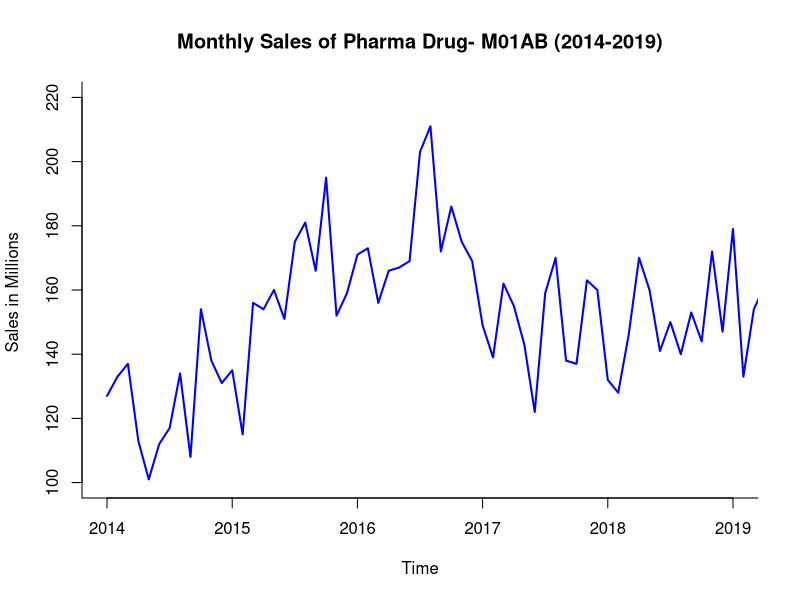
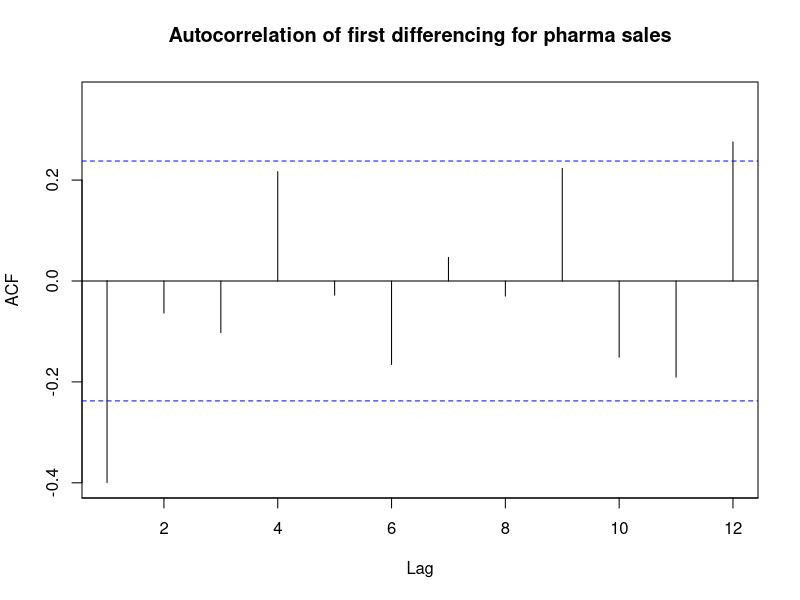
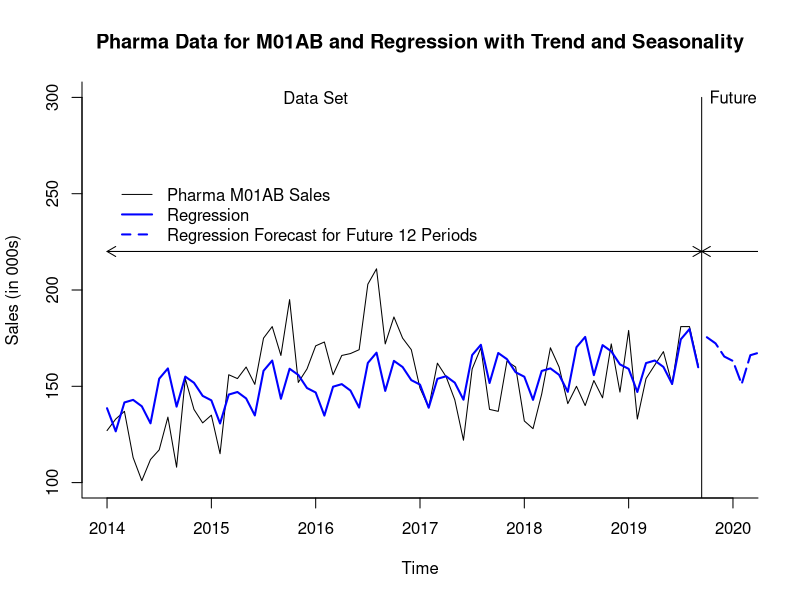
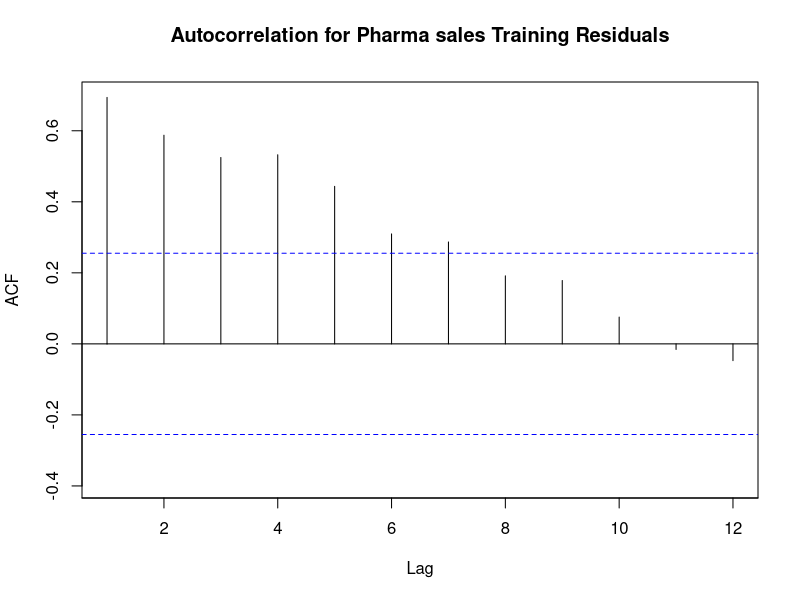
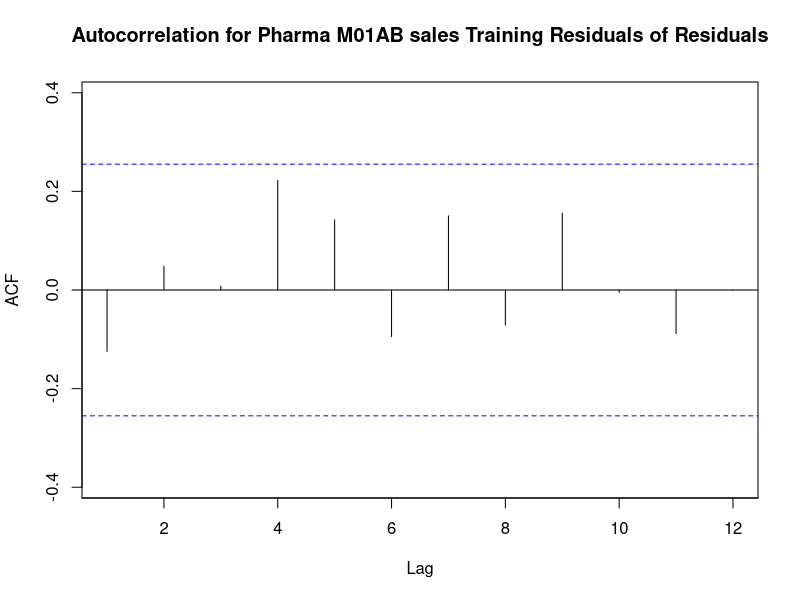
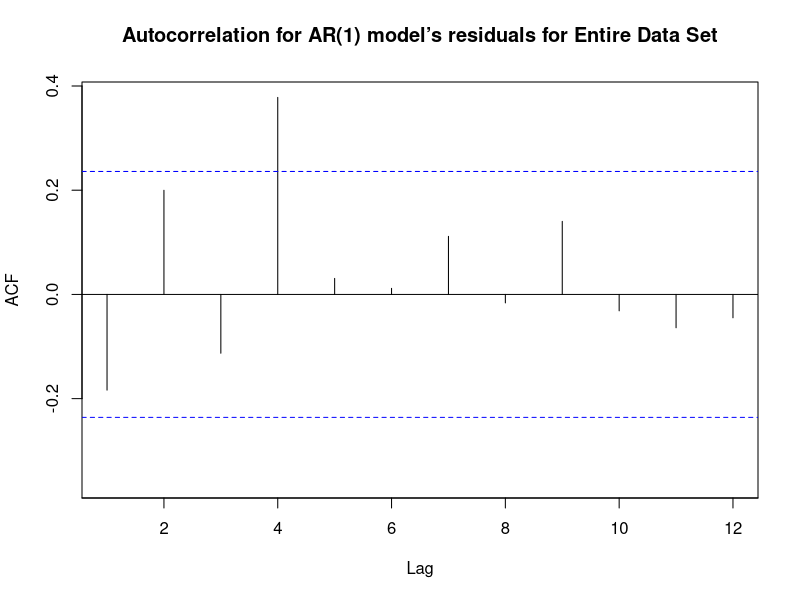
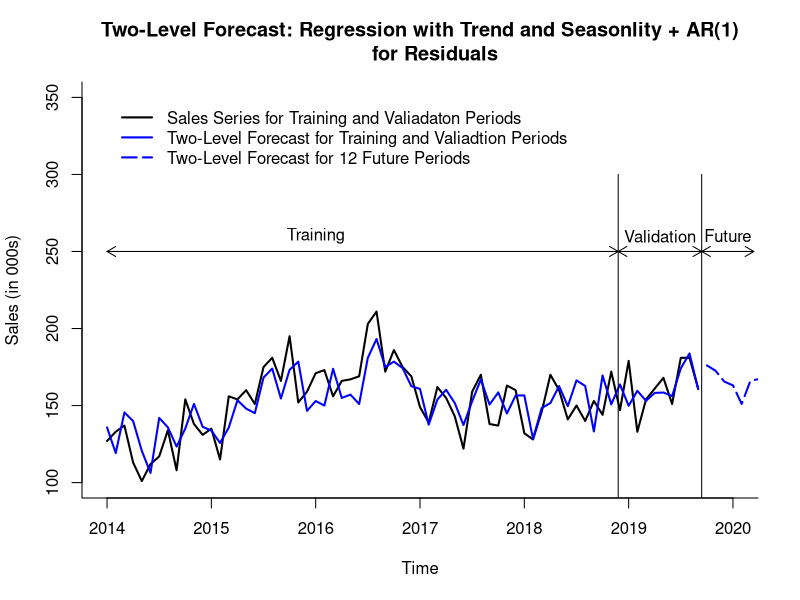
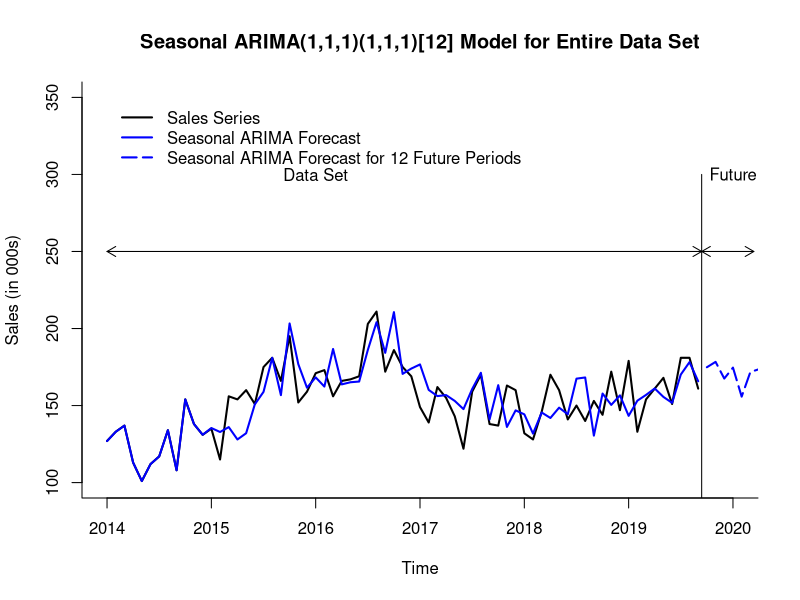

Generate these figures, in order, with R:
## 673_Time Series Analytics - Final Project
## USE FORECAST LIBRARY.

library(dplyr)
library(readr)
library(forecast)
library(zoo)

###################.  DataFrame Creation and Pre-processing     .####################

# Set working directory for locating files.
setwd("C:/Users/ishra/Downloads/BAN673")


# # Create data frame.
df <- read.csv("salesmonthly.csv")  # Adjust path as needed

# See the first 6 records of the file.
print(head(df))

# Check the structure of the data frame
str(df)

# Pre-processing step: Convert the M01AB column to numeric
df$M01AB <- as.numeric(as.character(df$M01AB))

# Convert the 'datum' column to Date type
df$datum <- as.Date(df$datum, format="%d-%m-%Y")

# Checking if the conversion is successful
summary(df$datum)

# Pre-processing step:Imputation- Subset to get only January entries
january_data <- df[format(df$datum, "%m") == "01",]
january_data

# Calculate the average for January 
average_january <- mean(january_data$M01AB[january_data$M01AB != 0], na.rm = TRUE)
print(average_january)  # Ensure this is a reasonable number and not NA or 0

# Impute the missing value
df$M01AB[df$datum == as.Date("2017-01-31")] <- average_january

# View the updated data
print(head(df))

# Pre-processing step:Convert M01AB column from float to integer
df$M01AB <- as.integer(df$M01AB)

# Check the result of the conversion
print(head(df))

## USE ts() FUNCTION TO CREATE TIME SERIES DATA SET.
# Function ts() takes three arguments: start, end, and freq.
# With monthly data, frequency (freq) of periods in a season (year) is 12. 
# Arguments start and end are pairs: (season number, period number).
sales.ts <- ts(df$M01AB, 
                 start = c(2014, 1), end = c(2019, 9), freq = 12)
sales.ts

###################. Check for predictability     .####################

# Use plot() function to create a data plot of the historical data.
plot(sales.ts, 
     xlab = "Time", 
     ylab = "Sales in Millions ", 
     xaxt = "n",
     ylim = c(100,220) ,
     bty = "l",
     xlim = c(2014, 2019),
     main = "Monthly Sales of Pharma Drug- M01AB (2014-2019)", 
     lwd = 2,
     col = "blue")

axis(1, at = seq(2014, 2019, by = 1), labels = seq(2014, 2019, by = 1))

# Define the numbers of months in the training and validation sets,
# nTrain and nValid, respectively.
nValid <- 10 
nTrain <- length(sales.ts) - nValid
train.ts <- window(sales.ts, start = c(2014, 1), end = c(2014, nTrain))
train.ts
valid.ts <- window(sales.ts, start = c(2014, nTrain + 1), 
                   end = c(2014, nTrain + nValid))
valid.ts

# Use Arima() function to fit AR(1) model for Walmart Revenue
# The ARIMA model of order = c(1,0,0) gives an AR(1) model.
M01AB_sales.ar1<- Arima(sales.ts, order = c(1,0,0))
summary(M01AB_sales.ar1)

# Checking the predictability of the pharma M01AB sales data
# Approach 1 for predictability

# Apply z-test to test the null hypothesis that beta 
# coefficient of AR(1) is equal to 1.
ar1 <- 0.5807
s.e. <- 0.0975
null_mean <- 1
alpha <- 0.05
z.stat <- (ar1-null_mean)/s.e.
z.stat
p.value <- pnorm(z.stat)
p.value
if (p.value<alpha) {
  "Reject null hypothesis"
} else {
  "Accept null hypothesis"
}

# Create first difference of Pharma sales data using diff() function.
diff.sales <- diff(sales.ts, lag = 1)
diff.sales

# Approach 2 for predictability

# Use Acf() function to identify autocorrelation for first differenced
# pharma sales data and plot autocorrelation for different lags 
# (up to maximum of 12).
Acf(diff.sales, lag.max = 12, 
    main = "Autocorrelation of first differencing for pharma sales")

###################.  Model: Trailing MA     .####################

# Develop 3 trailing MAs with the window width of 4, 6, and 12 for the training partition
# In rollmean(), use argument align = "right" to calculate a trailing MA.
ma.trailing_4 <- rollmean(train.ts, k = 4, align = "right")
ma.trailing_6 <- rollmean(train.ts, k = 6, align = "right")
ma.trailing_12 <- rollmean(train.ts, k = 12, align = "right")

# Create forecast for the validation data for the window widths 
# of k = 4, 5, and 12. 
ma.trail_4.pred <- forecast(ma.trailing_4, h = nValid, level = 0)
ma.trail_6.pred <- forecast(ma.trailing_6, h = nValid, level = 0)
ma.trail_12.pred <- forecast(ma.trailing_12, h = nValid, level = 0)
ma.trail_12.pred

# Use accuracy() function to identify common accuracy measures.
# Use round() function to round accuracy measures to three decimal digits.
round(accuracy(ma.trail_4.pred$mean, valid.ts), 3)
round(accuracy(ma.trail_6.pred$mean, valid.ts), 3)
round(accuracy(ma.trail_12.pred$mean, valid.ts), 3)

###################.Model: Linear Trend & Seasonality + trailing MA for residuals .####################

# Fit a regression model with linear trend and seasonality for
# training partition. 
trend.seas <- tslm(train.ts ~ trend + season)
summary(trend.seas)

# Create regression forecast with trend and seasonality for 
# validation period.
trend.seas.pred <- forecast(trend.seas, h = nValid, level = 0)
trend.seas.pred

# Identify and display regression residuals for training
# partition (differences between actual and regression values 
# in the same periods).
trend.seas.res <- trend.seas$residuals
trend.seas.res

# Apply trailing MA for residuals with window width k = 3
# for training partition.
ma.trail.res <- rollmean(trend.seas.res, k = 3, align = "right")
ma.trail.res

# Regression residuals in validation period.
trend.seas.res.valid <- valid.ts - trend.seas.pred$mean
trend.seas.res.valid

# Create residuals forecast for validation period.
ma.trail.res.pred <- forecast(ma.trail.res, h = nValid, level = 0)
ma.trail.res.pred

# Develop two-level forecast for validation period by combining  
# regression forecast and trailing MA forecast for residuals.
fst.2level <- trend.seas.pred$mean + ma.trail.res.pred$mean
fst.2level

# Create a table for validation period: validation data, regression 
# forecast, trailing MA for residuals and total forecast.
valid.df <- round(data.frame(valid.ts, trend.seas.pred$mean, 
                             ma.trail.res.pred$mean, 
                             fst.2level), 3)
names(valid.df) <- c("Monthly Sales", "Regression.Fst", 
                     "MA.Residuals.Fst", "Combined.Fst")
valid.df

# Use accuracy() function to identify common accuracy measures.
# Use round() function to round accuracy measures to three decimal digits.
round(accuracy(trend.seas.pred$mean, valid.ts), 3)
round(accuracy(fst.2level, valid.ts), 3)

# Fit a regression model with linear trend and seasonality for
# entire data set.
tot.trend.seas <- tslm(sales.ts ~ trend  + season)
summary(tot.trend.seas)

# Create regression forecast for future 12 periods.
tot.trend.seas.pred <- forecast(tot.trend.seas, h = 12, level = 0)
tot.trend.seas.pred

# Identify and display regression residuals for entire data set.
tot.trend.seas.res <- tot.trend.seas$residuals
tot.trend.seas.res

# Use trailing MA to forecast residuals for entire data set.
tot.ma.trail.res <- rollmean(tot.trend.seas.res, k = 3, align = "right")
tot.ma.trail.res

# Create forecast for trailing MA residuals for future 12 periods.
tot.ma.trail.res.pred <- forecast(tot.ma.trail.res, h = 12, level = 0)
tot.ma.trail.res.pred

# Develop 2-level forecast for future 12 periods by combining 
# regression forecast and trailing MA for residuals for future
# 12 periods.
tot.fst.2level <- tot.trend.seas.pred$mean + tot.ma.trail.res.pred$mean
tot.fst.2level

# Create a table with regression forecast, trailing MA for residuals,
# and total forecast for future 12 periods.
future12.df <- round(data.frame(tot.trend.seas.pred$mean, tot.ma.trail.res.pred$mean, 
                                tot.fst.2level), 3)
names(future12.df) <- c("Regression.Fst", "MA.Residuals.Fst", "Combined.Fst")
future12.df

# Plot regression residuals data and trailing MA based on residuals.
# Plot original  time series data and regression model.
plot(sales.ts, 
     xlab = "Time", ylab = "Sales (in 000s)", ylim = c(100, 300), 
     bty = "l", xlim = c(2014, 2020), lwd =1, xaxt = "n",
     main = "Pharma Data for M01AB and Regression with Trend and Seasonality") 
axis(1, at = seq(2014, 2020.25, 1), labels = format(seq(2014, 2020.25, 1)))
lines(tot.trend.seas$fitted, col = "blue", lwd = 2)
lines(tot.trend.seas.pred$mean, col = "blue", lty =5, lwd = 2)
legend(2014,260, legend = c("Pharma M01AB Sales", "Regression",
                             "Regression Forecast for Future 12 Periods"), 
       col = c("black", "blue" , "blue"), 
       lty = c(1, 1, 2), lwd =c(1, 2, 2), bty = "n")

# Plot on chart vertical lines and horizontal arrows describing
# entire data set and future prediction intervals.
lines(c(2019.70, 2019.70), c(0, 300))
text(2016,300, "Data Set")
text(2020, 300, "Future")
arrows(2014, 220, 2019.70, 220, code = 3, length = 0.1,
       lwd = 1, angle = 30)
arrows(2019.70, 220, 2020.9,220 , code = 3, length = 0.1,
       lwd = 1, angle = 30)

# Use accuracy() function to identify common accuracy measures.
# Use round() function to round accuracy measures to three decimal digits.
round(accuracy(tot.trend.seas.pred$fitted, sales.ts), 3)
round(accuracy(tot.trend.seas.pred$fitted+tot.ma.trail.res, sales.ts), 3)
round(accuracy((snaive(sales.ts))$fitted, sales.ts), 3)

###################.Mode 2: HOLT-WINTER'S (HW) EXPONENTIAL SMOOTHING  .####################

## HOLT-WINTER'S (HW) EXPONENTIAL SMOOTHING WITH PARTITIONED DATA, AUTOMATIC
## ERROR, TREND and SEASONALITY (ZZZ) OPTIONS, AND OPTIMAL PARAMETERS
## ALPHA, BETA, AND GAMMA.

# Create Holt-Winter's (HW) exponential smoothing for partitioned data.
# Use ets() function with model = "ZZZ", i.e., automatic selection of
# error, trend, and seasonality options.
# Use optimal alpha, beta, & gamma to fit HW over the training period.
hw.ZZZ <- ets(train.ts, model = "ZZZ")
hw.ZZZ

# Use forecast() function to make predictions using this HW model with 
# validation period (nValid). 
# Show predictions in tabular format.
hw.ZZZ.pred <- forecast(hw.ZZZ, h = nValid, level = 0)
hw.ZZZ.pred

## FORECAST WITH HOLT-WINTER'S MODEL USING ENTIRE DATA SET INTO
## THE FUTURE FOR 12 PERIODS.

# Create Holt-Winter's (HW) exponential smoothing for sales data set. 
# Use ets() function with model = "ZZZ", to identify the best HW option
# and optimal alpha, beta, & gamma to fit HW for the entire data period.
HW.ZZZ <- ets(sales.ts, model = "ZZZ")
HW.ZZZ # Model appears to be (M, Ad, M), with alpha = 0.5334, beta = 0.0014,
# gamma = 0.1441, and phi = 0.9698.

# Use forecast() function to make predictions using this HW model for
# 12 month into the future.
HW.ZZZ.pred <- forecast(HW.ZZZ, h = 12 , level = 0)
HW.ZZZ.pred

# Identify performance measures for HW forecast.
round(accuracy(HW.ZZZ.pred$fitted, sales.ts), 3)
round(accuracy((snaive(sales.ts))$fitted, sales.ts), 3)

###################.Mode 3: All Regression models  .#############################

## FIT REGRESSION MODEL WITH LINEAR TREND: MODEL 1. 
## FORECAST AND PLOT DATA, AND MEASURE ACURACY.

# Use tslm() function (time series linear model) to create regression model with 
# linear trend.
train.lin <- tslm(train.ts ~ trend)

# See summary of linear trend model and associated parameters.
summary(train.lin)

# Apply forecast() function to make forecast for validation period.
train.lin.pred <- forecast(train.lin, h = nValid, level = 0)
train.lin.pred

## FIT REGRESSION MODEL WITH QUADRATIC (POLYNOMIAL) TREND: MODEL 2. 
## FORECAST AND PLOT DATA, AND MEASURE ACCURACY.

# Use tslm() function to create quadratic (polynomial) trend model.
train.quad <- tslm(train.ts ~ trend + I(trend^2))

# See summary of quadratic trend model and associated parameters.
summary(train.quad)

# Apply forecast() function to make predictions for ts data in
# validation set.  
train.quad.pred <- forecast(train.quad, h = nValid, level = 0)
train.quad.pred

## FIT REGRESSION MODEL WITH SEASONALITY: MODEL 3. 
## FORECAST AND PLOT DATA, AND MEASURE ACCURACY.

# Use tslm() function to create seasonal model.
train.season <- tslm(train.ts ~ season)

# See summary of seasonal model and associated parameters.
summary(train.season)


# Apply forecast() function to make predictions for ts with 
# seasonality data in validation set.  
train.season.pred <- forecast(train.season, h = nValid, level = 0)
train.season.pred

## FIT REGRESSION MODEL WITH LINEAR TREND AND SEASONALITY: MODEL 4. 
## FORECAST AND PLOT DATA, AND MEASURE ACCURACY.

# Use tslm() function to create linear trend and seasonal model.
train.lin.season <- tslm(train.ts ~ trend + season)

# See summary of linear trend and seasonality model and associated parameters.
summary(train.lin.season)

# Apply forecast() function to make predictions for ts with 
# linear trend and seasonality data in validation set.  
train.lin.season.pred <- forecast(train.lin.season, h = nValid, level = 0)
train.lin.season.pred

## FIT REGRESSION MODEL WITH QUADRATIC TREND AND SEASONALITY: MODEL 5. 
## FORECAST AND PLOT DATA, AND MEASURE ACCURACY.

# Use tslm() function to create quadratic trend and seasonal model.
train.quad.season <- tslm(train.ts ~ trend + I(trend^2) + season)

# See summary of quadratic trend and seasonality model and associated parameters.
summary(train.quad.season)

# Apply forecast() function to make predictions for ts with 
# trend and seasonality data in validation set.  
train.quad.season.pred <- forecast(train.quad.season, h = nValid, level = 0)
train.quad.season.pred

# Use accuracy() function to identify common accuracy measures
# for the developed forecast in the validation period.
round(accuracy(train.lin.pred$mean, valid.ts),3)
round(accuracy(train.quad.pred$mean, valid.ts),3)
round(accuracy(train.season.pred$mean, valid.ts),3)
round(accuracy(train.lin.season.pred$mean, valid.ts),3)
round(accuracy(train.quad.season.pred$mean, valid.ts),3)

## FIT REGRESSION MODELS WITH LINEAR TREND, SEASONALITY AND LINEAR TREND 
## AND SEASONALITY FOR ENTIRE DATASET FOE 3 BEST PERFORMING MODELS.  
## FORECAST AND PLOT DATA, AND MEASURE ACCURACY.

# Use tslm() function to create linear trend model- Model 1
lin.trend <- tslm(sales.ts ~ trend)

# See summary of linear trend equation and associated parameters.
summary(lin.trend)

# Apply forecast() function to make predictions for ts with 
# linear trend  data in 12 future periods.
lin.trend.pred <- forecast(lin.trend, h = 12, level = 0)

# Use tslm() function to create regression model with linear trend and seasonality- Model 2
lin.season <- tslm(sales.ts ~ trend + season)

# See summary of linear trend and seasonality equation and associated parameters.
summary(lin.season)

# Apply forecast() function to make predictions for ts with 
# linear trend and seasonality data in 12 future periods.
lin.season.pred <- forecast(lin.season, h = 12, level = 0)
lin.season.pred

# Use tslm() function to create seasonal model- Model 3
lin.onlyseason <- tslm(sales.ts ~ season)

# See summary of seasonal model and associated parameters.
summary(lin.onlyseason)

# Apply forecast() function to make predictions for ts with 
# linear trend and seasonality data in 12 future periods.
lin.onlyseason.pred <- forecast(lin.onlyseason, h = 12, level = 0)

# Use accuracy() function to identify common accuracy measures
# for naive model, seasonal naive, and 3 best performing models in entire dataset 
round(accuracy(lin.trend.pred$fitted, sales.ts),3)
round(accuracy(lin.season.pred$fitted, sales.ts),3)
round(accuracy(lin.onlyseason.pred$fitted, sales.ts),3)
round(accuracy((naive(sales.ts))$fitted, sales.ts), 3)
round(accuracy((snaive(sales.ts))$fitted, sales.ts), 3)

# Use Acf() function to identify autocorrelation for the model residuals 
# (training), and plot autocorrelation for different 
# lags (up to maximum of 12).
Acf(train.lin.season.pred$residuals, lag.max = 12, 
    main = "Autocorrelation for Pharma sales Training Residuals")

###################.Model: Linear regression with trend and seasonality + AR(1) model for residuals  .###################

## USE Arima() FUNCTION TO CREATE AR(1) MODEL FOR TRAINING RESIDUALS.
## CREATE TWO-LEVEL MODEL WITH LINEAR TREND AND SEASONALITY MODEL 
## AND AR(1) RESIDUALS.
## PLOT DATA AND IDENTIFY ACCURACY MEASURES.

# Use Arima() function to fit AR(1) model for training residuals. The Arima model of 
# order = c(1,0,0) gives an AR(1) model.
# Use summary() to identify parameters of AR(1) model. 
res.ar1 <- Arima(train.lin.season$residuals, order = c(1,0,0))
summary(res.ar1)
res.ar1$fitted

# Use forecast() function to make prediction of residuals in validation set.
res.ar1.pred <- forecast(res.ar1, h = nValid, level = 0)
res.ar1.pred

# Use Acf() function to identify autocorrelation for the training 
# residual of residuals and plot autocorrelation for different lags 
# (up to maximum of 8).
Acf(res.ar1$residuals, lag.max = 12, 
    main = "Autocorrelation for Pharma M01AB sales Training Residuals of Residuals")

# Create two-level model's forecast with linear trend and seasonality 
# regression + AR(1) for residuals for validation period.

# Create data table with validation data, regression forecast
# for validation period, AR(1) residuals for validation, and 
# two level model results. 
valid.two.level.pred <- train.lin.season.pred$mean + res.ar1.pred$mean

valid.df <- round(data.frame(valid.ts, train.lin.season.pred$mean, 
                             res.ar1.pred$mean, valid.two.level.pred),3)
names(valid.df) <- c("Revenue", "Reg.Forecast", 
                     "AR(1)Forecast", "Combined.Forecast")
valid.df

# Use accuracy() function to identify common accuracy measures
round(accuracy(valid.two.level.pred, valid.ts),3)

## FIT REGRESSION MODEL WITH LINEAR TREND AND SEASONALITY 
## FOR ENTIRE DATASET. FORECAST AND PLOT DATA, AND MEASURE ACCURACY.

# Use tslm() function to create linear trend and seasonality model.
lin.season <- tslm(sales.ts ~ trend + season)

# See summary of linear trend equation and associated parameters.
summary(lin.season)

# Apply forecast() function to make predictions with linear trend and seasonal 
# model into the future 12 periods.  
lin.season.pred <- forecast(lin.season, h = 12, level = 0)
lin.season.pred

# Use Arima() function to fit AR(1) model for regression residuals.
# The ARIMA model order of order = c(1,0,0) gives an AR(1) model.
# Use forecast() function to make prediction of residuals into the future 12 periods.
residual.ar1 <- Arima(lin.season$residuals, order = c(1,0,0))
residual.ar1.pred <- forecast(residual.ar1, h = 12, level = 0)

# Use summary() to identify parameters of AR(1) model.
summary(residual.ar1)

# Use Acf() function to identify autocorrelation for the residuals of residuals 
# and plot autocorrelation for different lags (up to maximum of 12).
Acf(residual.ar1$residuals, lag.max = 12, 
    main = "Autocorrelation for AR(1) model’s residuals for Entire Data Set")

# Identify forecast for the future 12 periods as sum of linear trend and 
# seasonal model and AR(1) model for residuals.
lin.season.ar1.pred <- lin.season.pred$mean + residual.ar1.pred$mean
lin.season.ar1.pred

# Create a data table with linear trend and seasonal forecast 
# for 12 future periods,
# AR(1) model for residuals for 12 future periods, and combined 
# two-level forecast for 12 future periods. 
table.df <- round(data.frame(lin.season.pred$mean, 
                             residual.ar1.pred$mean, lin.season.ar1.pred),3)
names(table.df) <- c("Reg.Forecast", "AR(1)Forecast","Combined.Forecast")
table.df

# Plot historical data, predictions for historical data, and forecast 
# for 12 future periods.
plot(sales.ts, 
     xlab = "Time", ylab = "Sales (in 000s)", 
     ylim = c(100, 350), xaxt = "n",
     bty = "l", xlim = c(2014, 2020), lwd = 2,
     main = "Two-Level Forecast: Regression with Trend and Seasonlity + AR(1)
     for Residuals") 
axis(1, at = seq(2014, 2020, 1), labels = format(seq(2014, 2020, 1)))
lines(lin.season$fitted + residual.ar1$fitted, col = "blue", lwd = 2)
lines(lin.season.ar1.pred, col = "blue", lty = 5, lwd = 2)
legend(2014,350, legend = c("Sales Series for Training and Valiadaton Periods", 
                             "Two-Level Forecast for Training and Valiadtion Periods", 
                             "Two-Level Forecast for 12 Future Periods"), 
       col = c("black", "blue" , "blue"), 
       lty = c(1, 1, 5), lwd =c(2, 2, 2), bty = "n")

# plot on the chart vertical lines and horizontal arrows
# describing training, validation, and future prediction intervals.
# lines(c(2004.25 - 3, 2004.25 - 3), c(0, 2600))
lines(c(2018.90, 2018.90), c(0, 300))
lines(c(2019.70, 2019.70), c(0, 300))
text(2016, 260, "Training")
text(2019.3, 260, "Validation")
text(2019.95, 260, "Future")
arrows(2014, 250, 2018.9, 250, code = 3, length = 0.1,
       lwd = 1, angle = 30)
arrows(2018.9, 250, 2019.7, 250, code = 3, length = 0.1,
       lwd = 1, angle = 30)
arrows(2019.7, 250, 2020.2, 250, code = 3, length = 0.1,
       lwd = 1, angle = 30)

###################.Model: Seasonal ARIMA & Auto ARIMA .###################

## FIT ARIMA(1,1,1)(1,1,1) MODEL.
# Use Arima() function to fit ARIMA(1,1,1)(1,1,1) model for 
# trend and seasonality.
# Use summary() to show ARIMA model and its parameters.
train.arima.seas <- Arima(train.ts, order = c(1,1,1), 
                          seasonal = c(1,1,1)) 
summary(train.arima.seas)

# Apply forecast() function to make predictions for ts with 
# ARIMA model in validation set.    
train.arima.seas.pred <- forecast(train.arima.seas, h = nValid, level = 0)
train.arima.seas.pred

## FIT AUTO ARIMA MODEL.

# Use auto.arima() function to fit ARIMA model.
# Use summary() to show auto ARIMA model and its parameters.
train.auto.arima <- auto.arima(train.ts)
summary(train.auto.arima)

# Apply forecast() function to make predictions for ts with 
# auto ARIMA model in validation set.  
train.auto.arima.pred <- forecast(train.auto.arima, h = nValid, level = 0)
train.auto.arima.pred

# Use accuracy() function to identify common accuracy measures 
# for validation period forecast:

# (1) ARIMA(1,1,1)(1,1,1) model; and 
# (2) Auto ARIMA model.
round(accuracy(train.arima.seas.pred$mean, valid.ts), 3)
round(accuracy(train.auto.arima.pred$mean, valid.ts), 3)

## FIT SEASONAL ARIMA AND AUTO ARIMA MODELS FOR ENTIRE DATA SET. 
## FORECAST AND PLOT DATA, AND MEASURE ACCURACY.

# Use arima() function to fit seasonal ARIMA(1,1,1)(1,1,1) model 
# for entire data set.
# use summary() to show auto ARIMA model and its parameters for entire data set.
arima.seas <- Arima(sales.ts, order = c(1,1,1), 
                    seasonal = c(1,1,1)) 
summary(arima.seas)

# Apply forecast() function to make predictions for ts with 
# seasonal ARIMA model for the future 12 periods. 
arima.seas.pred <- forecast(arima.seas, h = 12, level = 0)
arima.seas.pred

# Plot historical data, predictions for historical data, and seasonal 
# ARIMA forecast for 12 future periods.
plot(sales.ts, 
     xlab = "Time", ylab = "Sales (in 000s)", 
     ylim = c(100, 350), xaxt = "n",
     bty = "l", xlim = c(2014, 2020), lwd = 2,
     main = "Seasonal ARIMA(1,1,1)(1,1,1)[12] Model for Entire Data Set") 
axis(1, at = seq(2014, 2020, 1), labels = format(seq(2014, 2020, 1)))
lines(arima.seas$fitted, col = "blue", lwd = 2)
lines(arima.seas.pred$mean, col = "blue", lty = 5, lwd = 2)
legend(2014,350, legend = c("Sales Series", 
                            "Seasonal ARIMA Forecast", 
                            "Seasonal ARIMA Forecast for 12 Future Periods"), 
       col = c("black", "blue" , "blue"), 
       lty = c(1, 1, 5), lwd =c(2, 2, 2), bty = "n")

# plot on the chart vertical lines and horizontal arrows
# describing training and future prediction intervals.
# lines(c(2004.25 - 3, 2004.25 - 3), c(0, 2600))
lines(c(2019.70, 2019.70), c(0, 300))
text(2016,300, "Data Set")
text(2020, 300, "Future")
arrows(2014, 250, 2019.70, 250, code = 3, length = 0.1,
       lwd = 1, angle = 30)
arrows(2019.70, 250, 2020.2,250 , code = 3, length = 0.1,
       lwd = 1, angle = 30)

# Use auto.arima() function to fit ARIMA model for entire data set.
# use summary() to show auto ARIMA model and its parameters for entire data set.
auto.arima <- auto.arima(sales.ts)
summary(auto.arima)

# Apply forecast() function to make predictions for ts with 
# auto ARIMA model for the future 12 periods. 
auto.arima.pred <- forecast(auto.arima, h = 12, level = 0)
auto.arima.pred

# Plot historical data, predictions for historical data, and Auto ARIMA 
# forecast for 12 future periods.
plot(sales.ts, 
     xlab = "Time", ylab = "Sales (in 000s)", 
     ylim = c(100, 350), xaxt = "n", 
     bty = "l", xlim = c(2014, 2020), lwd = 2,
     main = "Auto ARIMA Model for Entire Dataset") 
axis(1, at = seq(2014, 2020, 1), labels = format(seq(2014, 2020, 1)))
lines(auto.arima$fitted, col = "blue", lwd = 2)
lines(auto.arima.pred$mean, col = "blue", lty = 5, lwd = 2)
legend(2014,350, legend = c("M01AB Sales Series", 
                             "Auto ARIMA Forecast", 
                             "Auto ARIMA Forecast for 12 Future Periods"), 
       col = c("black", "blue" , "blue"), 
       lty = c(1, 1, 5), lwd =c(2, 2, 2), bty = "n")

# plot on the chart vertical lines and horizontal arrows
# describing training and future prediction intervals.
# lines(c(2004.25 - 3, 2004.25 - 3), c(0, 2600))
lines(c(2019.70, 2019.70), c(0, 300))
text(2016,300, "Data Set")
text(2020, 300, "Future")
arrows(2014, 250, 2019.70, 250, code = 3, length = 0.1,
       lwd = 1, angle = 30)
arrows(2019.70, 250, 2020.1,250 , code = 3, length = 0.1,
       lwd = 1, angle = 30)

###################.    Accuracy Measures    .###################

# MEASURE FORECAST ACCURACY FOR ENTIRE DATA SET.

# Use accuracy() function to identify common accuracy measures for:
# (1) Linear regression with trend and seasonality + trailing MA for residuals
# (2) linear trend and seasonality model only
# (3) two-level model (linear trend and seasonality model + AR(1) model for residuals),
# (4) Seasonal ARIMA (1,1,1)(1,1,1) Model,
# (5) Auto ARIMA Model,
# (6) naive forecast, and
# (7) Seasonal naive forecast

round(accuracy(tot.trend.seas.pred$fitted+tot.ma.trail.res, sales.ts), 3)
round(accuracy(lin.season$fitted, sales.ts), 3)
round(accuracy(lin.season$fitted + residual.ar1$fitted, sales.ts), 3)
round(accuracy(arima.seas.pred$fitted, sales.ts), 3)
round(accuracy(auto.arima.pred$fitted, sales.ts), 3)
round(accuracy((snaive(sales.ts))$fitted, sales.ts), 3)
round(accuracy((naive(sales.ts))$fitted, sales.ts), 3)


